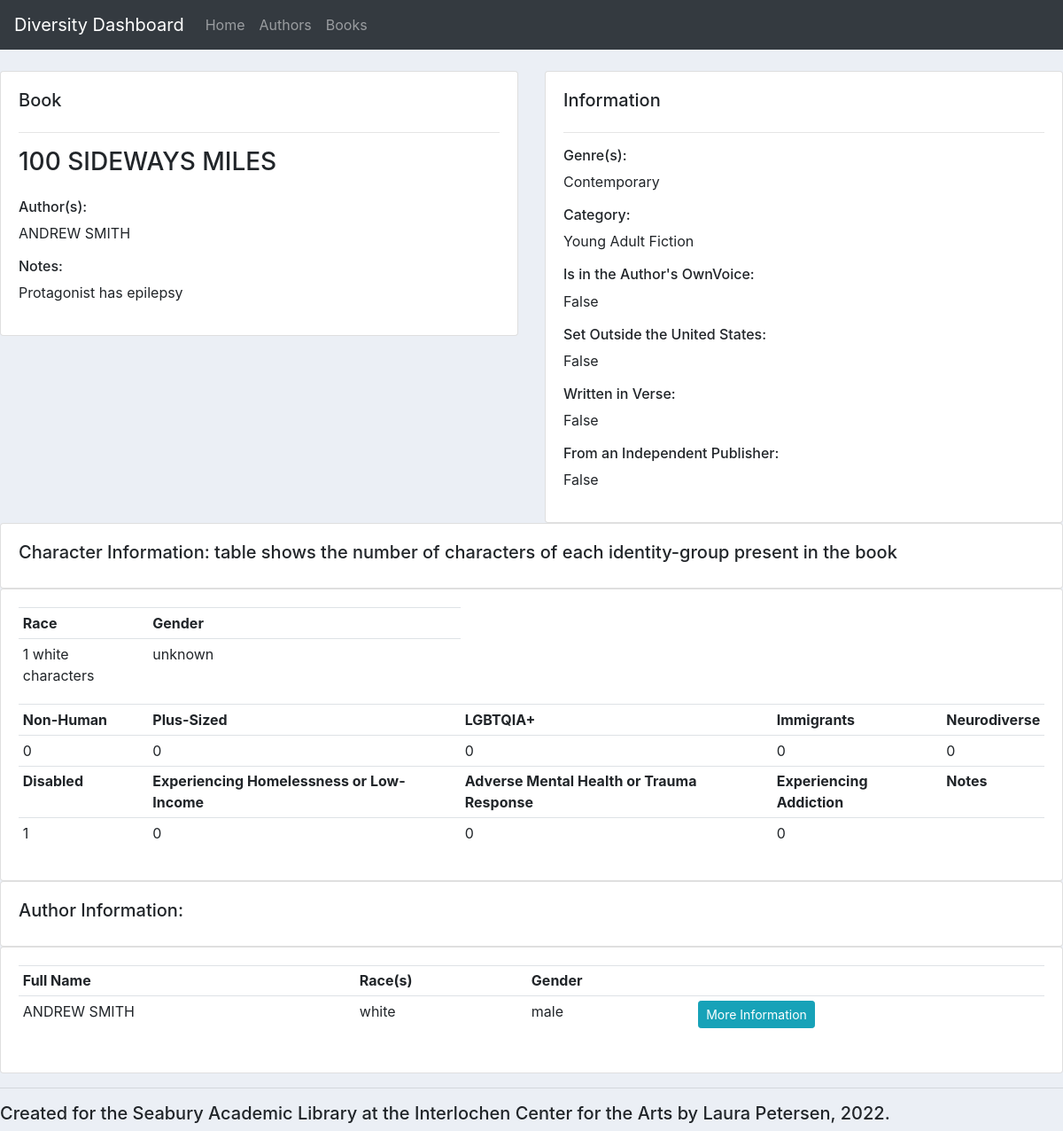
/book_info/790/, run on the app's committed database.
### library/models.py (models this page shows, shortened)
class Book(models.Model):
    title = models.CharField(max_length=200, null=True)
    genres = models.ManyToManyField(Genre)
    shelving_category = models.ForeignKey(ShelvingCategory, null=True, on_delete=models.SET_NULL)
    is_ownvoice = models.BooleanField()
    is_not_in_USA = models.BooleanField()
    is_verse = models.BooleanField(verbose_name='Is written in verse')
    from_independent_publisher = models.BooleanField()
    characters = models.OneToOneField(Characters, on_delete=models.CASCADE, null=True)
    notes = models.CharField(max_length=500, null=True, blank=True)

class Author(models.Model):
    first_name = models.CharField(max_length=100, null=True)
    last_name = models.CharField(max_length=100, null=True)
    full_name = models.CharField(max_length=200, null=True)
    races = models.ManyToManyField(Race)
    gender = models.ForeignKey(Gender, on_delete=models.SET_NULL, null=True)
    non_marginalized = models.BooleanField()
    uses_ownvoice = models.BooleanField()
    is_immigrant = models.BooleanField()
    is_neurodiverse = models.BooleanField()
    is_disabled = models.BooleanField()
    is_lgbtqia = models.BooleanField()
    notes = models.CharField(max_length=500, null=True, blank=True)
    books = models.ManyToManyField(Book)

class Genre(models.Model):
    name = models.CharField(max_length=100, null=True)
    description = models.CharField(max_length=500, null=True, blank=True)

class ShelvingCategory(models.Model):
    name = models.CharField(max_length=100, null=True)
    description = models.CharField(max_length=500, null=True, blank=True)
    def __str__(self):
        return self.name

class CharRaceConn(models.Model):
    quantity = models.IntegerField(null=True)
    race = models.ForeignKey(Race, null=True, on_delete=models.CASCADE)
    character_set = models.ForeignKey(Characters, null=True, on_delete=models.CASCADE)
    def __str__(self):
        return f'{self.quantity} {self.race} characters'

class Race(models.Model):
    name = models.CharField(max_length=100, null=True)
    description = models.CharField(max_length=500, null=True, blank=True)
    def __str__(self):
        return self.name

class Characters(models.Model):
    book_title = models.CharField(max_length=100, null=True)
    non_humans = models.IntegerField(null=True, verbose_name='Number of non-human characters')
    plus_size = models.IntegerField(null=True, verbose_name='Number of plus-size characters')
    lgbtqia = models.IntegerField(null=True, verbose_name='Number of LGBTQIA+ characters')
    immigrants = models.IntegerField(null=True, verbose_name='Number of characters who are immigrants')
    neurodiverse = models.IntegerField(null=True, verbose_name='Number of neurodiverse characters')
    disabled = models.IntegerField(null=True, verbose_name='Number of disabled characters')
    experiencing_homelessness_low_income = models.IntegerField(null=True, verbose_name='Number of characters who are experiencing homelessness or low-income')
    adverse_mental_health_trauma_response = models.IntegerField(null=True, verbose_name='Number of characters who are experiencing adverse mental health or trauma response')
    addiction = models.IntegerField(null=True, verbose_name='Number of characters who are experiencing addiction')
    notes = models.CharField(max_length=500, null=True, blank=True)

class Gender(models.Model):
    name = models.CharField(max_length=100, null=True)
    description = models.CharField(max_length=500, null=True, blank=True)
    def __str__(self):
        return self.name

### library/views.py (the view)
# urls.py: path('book_info/<str:pk>/', views.book_info, name='book_info'),
def book_info(request, pk):
    book = Book.objects.get(id=pk)
    authors = book.author_set.all()
    authors_neat = []
    char_race_conns = CharRaceConn.objects.filter(character_set__book_title=book.title)
    if CharGenderConn.objects.filter(character_set__book_title=book.title):
        char_gender_conns = CharGenderConn.objects.filter(character_set__book_title=book.title)
    else:
        char_gender_conns = ['unknown']
    for author in authors:
        authors_neat.append(author.full_name)
    context = {'book': book, 'authors': authors, 'authors_neat': authors_neat,
    'char_race_conns': char_race_conns, 'char_gender_conns': char_gender_conns}
    return render(request, 'library/book_info.html', context)

### library/templates/library/book_info.html (shortened to what this page needs)
{% extends 'library/main.html' %}
{% block content %}
    <br>
<div class="row">
    <div class="col-md">
        <div class="card card-body">
            <h5>Book</h5>
            <hr>
            <h3>{{book.title}}</h3>
            <h6>Author(s):</h6>
            {% for author_neat in authors_neat %}
            <p>{{author_neat}}</p>
            {% endfor %}
            {% if book.notes %}
                <h6>Notes:</h6>
                <p>{{book.notes}}</p>
            {% endif %}
        </div>
    </div>
    <div class="col-md">
        <div class="card card-body">
            <h5>Information</h5>
            <hr>
            <h6>Genre(s):</h6>
            {% for genre in book.genres.values %}
                <p>{{genre.name}}</p>
                {% endfor %}
            <h6>Category:</h6>
            <p>{{book.shelving_category}}</p>
            <h6>Is in the Author's OwnVoice:</h6>
            <p>{{book.is_ownvoice}}</p>
            <h6>Set Outside the United States:</h6>
            <p>{{book.is_not_in_USA}}</p>
            <h6>Written in Verse:</h6>
            <p>{{book.is_verse}}</p>
            <h6>From an Independent Publisher:</h6>
            <p>{{book.from_independent_publisher}}</p>
        </div>
    </div>
</div>
<div class="row">
    <div class="col-md">
        <div class="card card-body">
            <h5>Character Information: table shows the number of characters of each identity-group present in the book</h5>
        </div>
        <div class="card card-body">
            <table class="table table-sm">
                <tr>
                    <th>Race</th>
                    <th>Gender</th>
                </tr>
                <tr>
                    <td>
                        {% for char_race_conn in char_race_conns %}
                        <p>{{ char_race_conn }}</p>
                        {% endfor %}
                    </td>
                    <td>
                        {% for char_gender_conn in char_gender_conns %}
                        <p>{{ char_gender_conn }}</p>
                        {% endfor %}
                    </td>
                </tr>
                <tr>
                    <th>Non-Human</th>
                    <th>Plus-Sized</th>
                    <th>LGBTQIA+</th>
                    <th>Immigrants</th>
                    <th>Neurodiverse</th>
                </tr>
                <tr>
                    <td>{{book.characters.non_humans}}</td>
                    <td>{{book.characters.plus_size}}</td>
                    <td>{{book.characters.lgbtqia}}</td>
                    <td>{{book.characters.immigrants}}</td>
                    <td>{{book.characters.neurodiverse}}</td>
                </tr>
                <tr>
                    <th>Disabled</th>
                    <th>Experiencing Homelessness or Low-Income</th>
                    <th>Adverse Mental Health or Trauma Response</th>
                    <th>Experiencing Addiction</th>
                    <th>Notes</th>
                </tr>
                <tr>
                    <td>{{book.characters.disabled}}</td>
                    <td>{{book.characters.experiencing_homelessness_low_income}}</td>
                    <td>{{book.characters.adverse_mental_health_trauma_response}}</td>
                    <td>{{book.characters.addiction}}</td>
                    <td>{{book.characters.notes}}</td>
                </tr>
            </table>
        </div>
    </div>
</div>
<div class="row">
    <div class="col-md">
        <div class="card card-body">
            <h5>Author Information:</h5>
        </div>
        <div class="card card-body">
            <table class="table table-sm">
                <tr>
                    <th>Full Name</th>
                    <th>Race(s)</th>
                    <th>Gender</th>
                    <th></th>
                </tr>
                {% for author in authors %}
                    <tr>
                        <td>{{author.full_name}}</td>
                        <td>{% for race in author.races.values %}
                            <p>{{race.name}}</p>
                            {% endfor %}</td>
                        <td>{{author.gender}}</td>
                        <td><a class='btn btn-sm btn-info'href="{% url 'author_info' author.id %}">More Information</a></td>
                    </tr>
                {% endfor %}
            </table>
        </div>
    </div>
</div>
{% endblock %}

### library/templates/library/main.html (style rules this page uses)
body { background-color: #ebeff5; }

### data on the page
Book: title "100 SIDEWAYS MILES", notes "Protagonist has epilepsy", shelving_category "Young Adult Fiction", is_ownvoice "False", is_not_in_USA "False", is_verse "False", from_independent_publisher "False", characters.non_humans "0", characters.plus_size "0", characters.lgbtqia "0", characters.immigrants "0", characters.neurodiverse "0", characters.disabled "1", characters.experiencing_homelessness_low_income "0", characters.adverse_mental_health_trauma_response "0", characters.addiction "0"
Author: authors_neat "ANDREW SMITH", full_name "ANDREW SMITH", gender "male"
Genre: name "Contemporary"
CharRaceConn: quantity+race "1 white characters"
Race: name "white"

### other printed values
{{ char_gender_conn }} "unknown"
